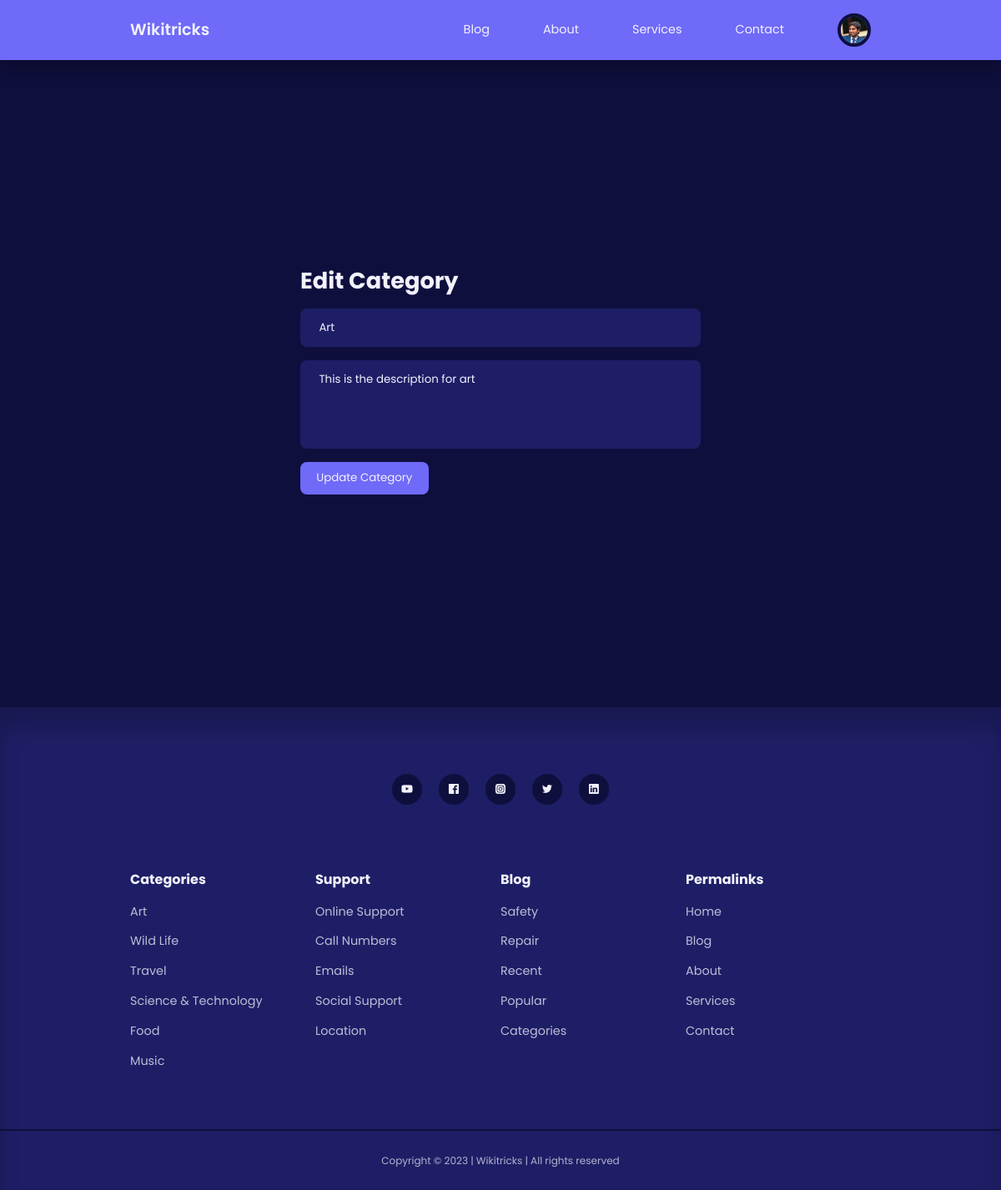
/admin/edit-category.php?id=6 (signed in), run on the app's committed database.
### tables this page shows
CREATE TABLE `users` (
  `id` int(11) UNSIGNED NOT NULL,
  `firstname` varchar(50) NOT NULL,
  `lastname` varchar(50) NOT NULL,
  `username` varchar(50) NOT NULL,
  `email` varchar(100) NOT NULL,
  `password` varchar(255) NOT NULL,
  `avatar` varchar(255) NOT NULL,
  `is_admin` tinyint(1) NOT NULL
);

CREATE TABLE `categories` (
  `id` int(11) UNSIGNED NOT NULL,
  `title` varchar(50) NOT NULL,
  `description` text NOT NULL
);

### admin/partials/header.php (called while the page is built, shortened)
<?php
require '../partials/header.php';

### admin/edit-category.php (the view, shortened to what this page needs)
<?php
include 'partials/header.php';
if(isset($_GET['id'])) {
    $id = filter_var($_GET['id'], FILTER_SANITIZE_NUMBER_INT);
    $query = "SELECT * FROM categories WHERE id=$id";
    $result = mysqli_query($connection, $query);
    if(mysqli_num_rows($result) == 1) {
        $category = mysqli_fetch_assoc($result);
    }
} else {
    header('location: ' . ROOT_URL . 'admin/manage-categories.php');
    die();
}
?>
<section class="form__section">
    <div class="container form__section-container">
        <h2>Edit Category</h2>
        <form action="<?= ROOT_URL ?>admin/edit-category-logic.php" method="POST">
            <input type="text" name="title" value="<?= $category['title'] ?>" placeholder="Title">
            <textarea style="resize:none" rows="4" name="description" placeholder="Description"><?= $category['description'] ?></textarea>
            <button type="submit" name="submit" class="btn">Update Category</button>
        </form>
    </div>
</section>
<?php
include '../partials/footer.php';
?>

### partials/header.php (shortened to what this page needs)
<?php
require 'config/database.php';
if(isset($_SESSION['user-id'])) {
    $id = filter_var($_SESSION['user-id'], FILTER_SANITIZE_NUMBER_INT);
    $query = "SELECT avatar FROM users WHERE id=$id";
    $result = mysqli_query($connection, $query);
    $avatar = mysqli_fetch_assoc($result);
}
?>
<!DOCTYPE html>
<html lang="en">
<head>
    <link rel="stylesheet" href="<?= ROOT_URL ?>css/style.css">
    <link rel="stylesheet" href="https://unicons.iconscout.com/release/v4.0.0/css/line.css">
</head>
<body>
    <nav>
        <div class="container nav__container">
            <a href="<?= ROOT_URL ?>" class="nav__logo">Wikitricks</a>
            <ul class="nav__items">
                <li><a href="<?= ROOT_URL ?>blog.php">Blog</a></li>
                <li><a href="<?= ROOT_URL ?>about.php">About</a></li>
                <li><a href="<?= ROOT_URL ?>services.php">Services</a></li>
                <li><a href="<?= ROOT_URL ?>contact.php">Contact</a></li>
                <?php if (isset($_SESSION['user-id'])) : ?>
                    <li class="nav__profile">
                        <div class="avatar">
                            <img src="<?= ROOT_URL . 'images/' . $avatar['avatar'] ?>">
                        </div>
                    </li>
                <?php else : ?>
                    <li><a href="<?= ROOT_URL ?>signin.php">Signin</a></li>
                <?php endif ?>
            </ul>
        </div>
    </nav>

### css/style.css (style rules this page uses)
:root { --color-primary: #6f6af8; --color-primary-light: hsl(242, 91%, 69%, 18%); --color-primary-variant: #5854c7; --color-red: #da0f3f; --color-red-light: hsl(346, 87%, 46%, 15%); --color-green: #00c476; --color-green-light: hsl(156, 100%, 38%, 15%); --color-gray-900: #1e1e66; --color-gray-700: #2d2b7c; --color-gray-300: rgba(242, 242, 254, 0.3); --color-gray-200: rgba(242, 242, 254, 0.7); --color-white: #f2f2fe; --color-bg: #0f0f3e; --transition: all 300ms ease; --container-width-lg: 74%; --container-width-md: 88%; --form-width: 40%; --card-border-radius-1: 0.3rem; --card-border-radius-2: 0.5rem; --card-border-radius-3: 0.8rem; --card-border-radius-4: 2rem; --card-border-radius-5: 5rem; }
* { margin: 0; padding: 0; outline: 0; border: 0; appearance: 0; list-style: none; text-decoration: none; box-sizing: border-box; font-family: 'Poppins', sans-serif; }
body { line-height: 1.6; color: var(--color-gray-200); overflow-x: hidden; background: var(--color-bg); font-size: 0.9rem; }
.container { width: var(--container-width-lg); max-width: 1800px; margin-inline: auto; }
section { margin-top: 3rem; width: 100vw; }
h1, h2, h3, h4, h5 { color: var(--color-white); line-height: 1.3; }
h2 { font-size: 1.7rem; margin: 1rem 0; }
a { color: var(--color-white); transition: var(--transition); }
img { display: block; width: 100%; object-fit: cover; }
nav { background: var(--color-primary); width: 100vw; height: 4.5rem; position: fixed; top: 0; z-index: 10; box-shadow: 0 1rem 1rem rgba(0, 0, 0, 0.2); }
.nav__container { height: 100%; display: flex; align-items: center; justify-content: space-between; }
.avatar { width: 2.5rem; height: 2.5rem; border-radius: 50%; overflow: hidden; border: 0.3rem solid var(--color-bg); }
.nav__logo { font-weight: 600; font-size: 1.2rem; }
.nav__items { display: flex; align-items: center; gap: 4rem; }
.nav__profile { position: relative; cursor: pointer; }
.btn { display: inline-block; width: fit-content; padding: 0.6rem 1.2rem; background-color: var(--color-primary); border-radius: var(--card-border-radius-2); cursor: pointer; transition: var(--transition); color: var(--color-white); }
.form__section { display: grid; place-items: center; height: 100vh; }
.form__section-container { width: var(--form-width); }
form { display: flex; flex-direction: column; gap: 1rem; }
input, textarea, select { padding: 0.8rem 1.4rem; background-color: var(--color-gray-900); border-radius: var(--card-border-radius-2); resize: 2; color: var(--color-white); }

### data on the page
users: avatar (picture)
categories: title "Art", description "This is the description for art"
